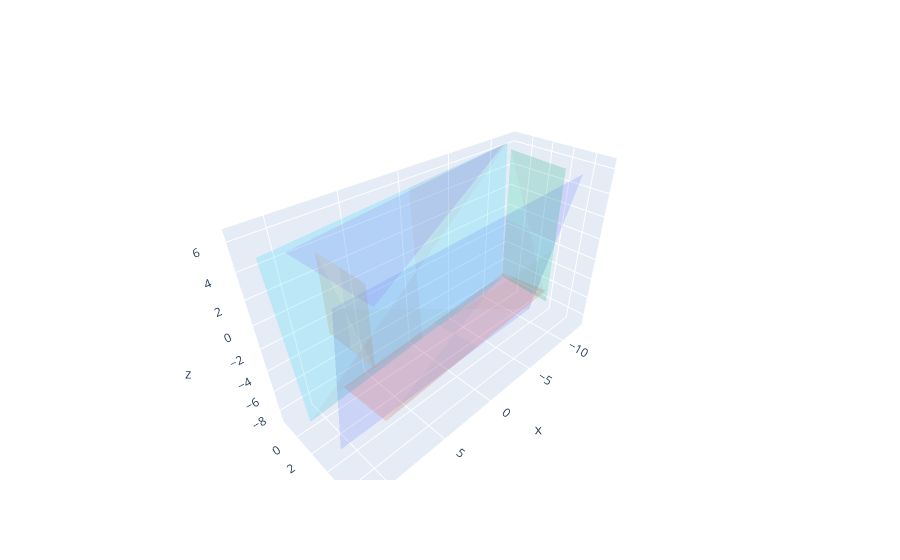

Here is the notebook cell this chart was saved with:
### Markdown cell above
Optimized surfaces with 2 cuts and 0.2 impurity

### Code cell
fig = go.Figure()
#pcd = o3d.io.read_point_cloud('../limerick_pc.ply')
#G.plot_points(fig, np.array(pcd.points), size=0.3)
G.plot_surfaces(fig, optimized_surfaces)

### Figure 1 — Plotly figure (JSON) as saved in the notebook; plotly's stock layout.template omitted (floating-point values rounded to 4 significant figures)
{"data": [{"alphahull": 5, "i": [0, 3], "j": [1, 1], "k": [2, 2], "opacity": 0.2, "type": "mesh3d", "x": [-9.675, -10.1, 11.41, 10.99], "y": [6.994, 3.655, 7.005, 3.666], "z": [6.329, -7.845, 5.694, -8.48]}, {"alphahull": 5, "i": [0, 3], "j": [1, 1], "k": [2, 2], "opacity": 0.2, "type": "mesh3d", "x": [7.687, 7.559, -12.23, -12.36], "y": [-0.7543, 4.352, -1.327, 3.779], "z": [-8.257, -7.915, -7.162, -6.821]}, {"alphahull": 5, "i": [0, 3], "j": [1, 1], "k": [2, 2], "opacity": 0.2, "type": "mesh3d", "x": [-11.82, -11.57, -11.29, -11.04], "y": [-1.124, 4.454, -0.8143, 4.763], "z": [-7.224, -7.365, 5.926, 5.785]}, {"alphahull": 5, "i": [0], "j": [1], "k": [2], "opacity": 0.2, "type": "mesh3d", "x": [9.467, 9.435, -11.39], "y": [-1.462, 7.384, -1.661], "z": [4.325, 4.909, 6.167]}, {"alphahull": 5, "i": [0, 3], "j": [1, 1], "k": [2, 2], "opacity": 0.2, "type": "mesh3d", "x": [7.623, 7.83, 7.64, 7.848], "y": [4.105, -0.8697, 3.942, -1.033], "z": [3.817, 3.937, -2.97, -2.85]}, {"alphahull": 5, "i": [0, 3], "j": [1, 1], "k": [2, 2], "opacity": 0.2, "type": "mesh3d", "x": [11.63, 11.13, -11.74, -12.24], "y": [-0.2227, -0.08411, -1.605, -1.467], "z": [5.394, -8.752, 6.207, -7.939]}], "layout": {"scene": {"aspectmode": "data"}}}
